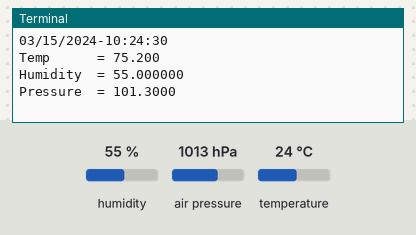
The program below on a simulated Raspberry Pi (BCM pin numbers). On the bench: the last lines printed to the terminal. The test bench sets the inputs (shaded band); at power-on: humidity 55 %, air pressure 1013 hPa, temperature 24 °C. The clock reads 2024-03-15 10:24:30 at power-on unless the program sets it; files the program writes start out absent; no MQTT or app messages arrive unless stated.

Above: at 1.2 s.
1.3 s: humidity set to 22 %
At 6.6 s:
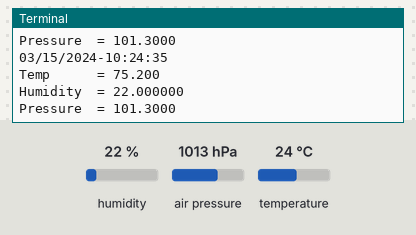
7.6 s: air pressure set to 952 hPa
At 12.3 s:
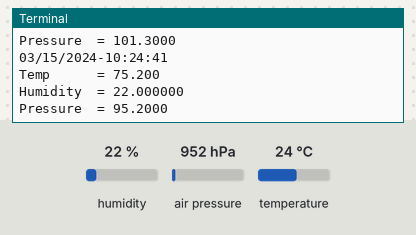
13.9 s: temperature set to 12 °C
At 18.0 s:
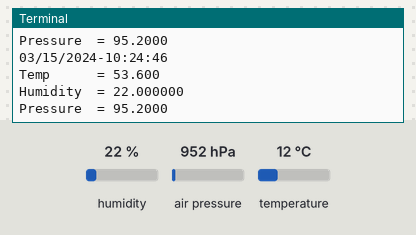
Timing chart, 0 to 19.5 s (numbered marks = the images above; inputs shaded):
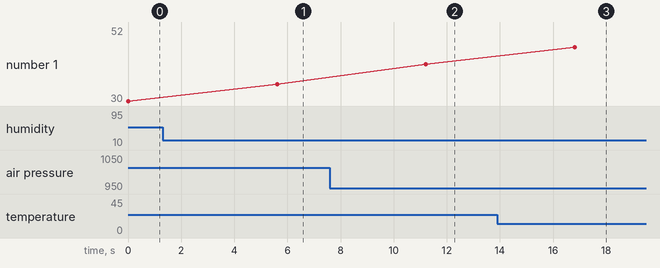

Measured:
- after the input at 1.3 s, the terminal: prints a new line after 4.3 s (image 1)
- after the input at 7.6 s, the terminal: prints a new line after 3.6 s (image 2)
- after the input at 13.9 s, the terminal: prints a new line after 2.9 s (image 3)

The program:

Adafruit_BME280_Example.py
```python
from Adafruit_BME280 import *
from time import sleep
from datetime import datetime
import paho.mqtt.publish as publish
sensor = BME280(t_mode=BME280_OSAMPLE_8, p_mode=BME280_OSAMPLE_8, h_mode=BME280_OSAMPLE_8)
MQTT_SERVER = "10.191.12.3"
MQTT_PATH = "test_channel"

while True:

    file1=open("weatherlog.txt","a")
    degrees = sensor.read_temperature()
    humidity = sensor.read_humidity()
    pascals = sensor.read_pressure()
    KPA = (pascals) / 1000
    Faren = (degrees*9/5)+32
    now = datetime.now()
    dt_string = now.strftime("%m/%d/%Y-%H:%M:%S ")
    file1.write(dt_string)
    print (dt_string)

    print 'Temp      = {0:0.3f}'.format(Faren)
    print 'Humidity  = {0:0.6f}'.format(humidity)
    print 'Pressure  = {0:0.4f}'.format(KPA)

    publish.single("Temp(P)", Faren, hostname=MQTT_SERVER)
    publish.single("Pressure(P)", KPA, hostname=MQTT_SERVER)
    publish.single("Humidity(P)", humidity, hostname=MQTT_SERVER)

    file1.write('Temp= {0:0.3f}F '.format(Faren) )
    file1.write(' Humidity= {0:0.6f}%'.format(humidity) )
    file1.write(' Pressure= {0:0.4f}inHg \n'.format(KPA))

    sleep(5)

    
```
